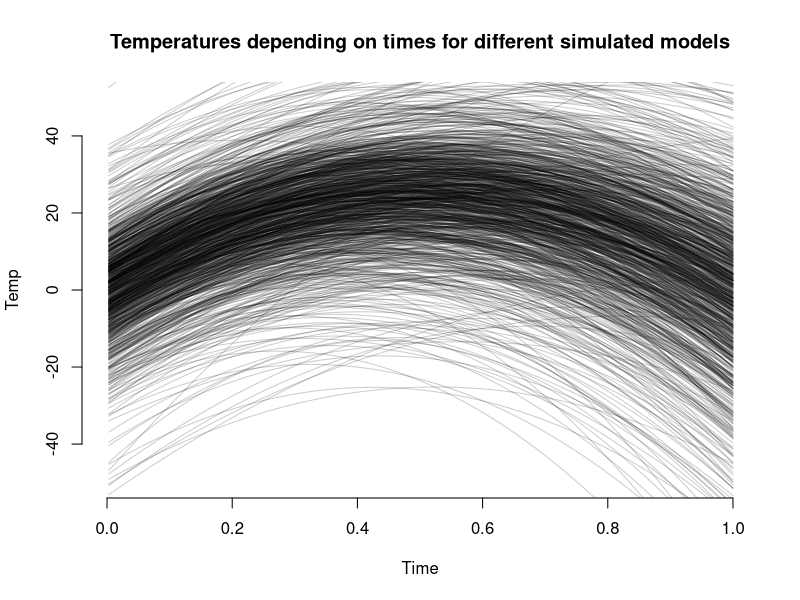
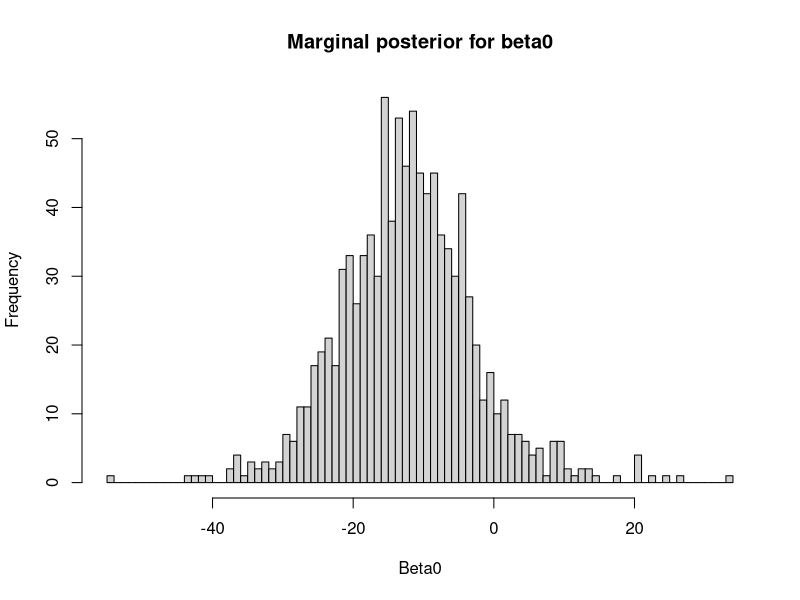
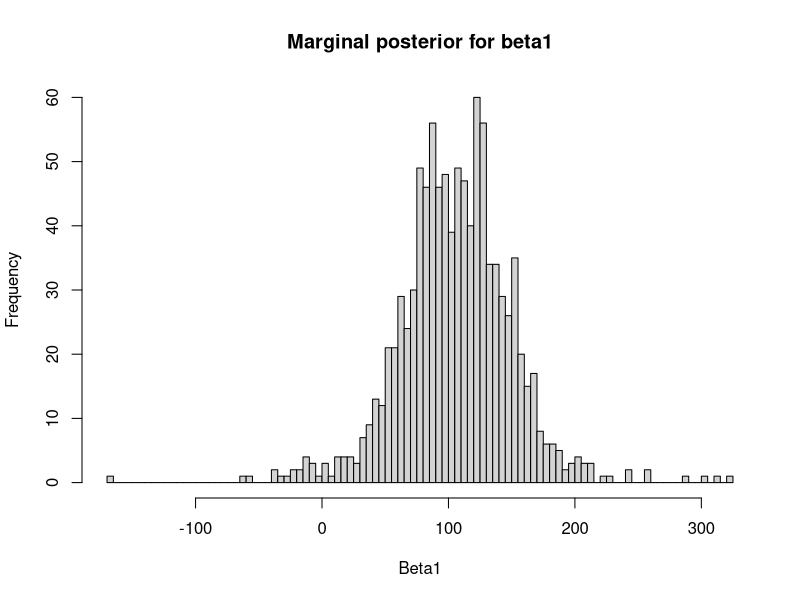
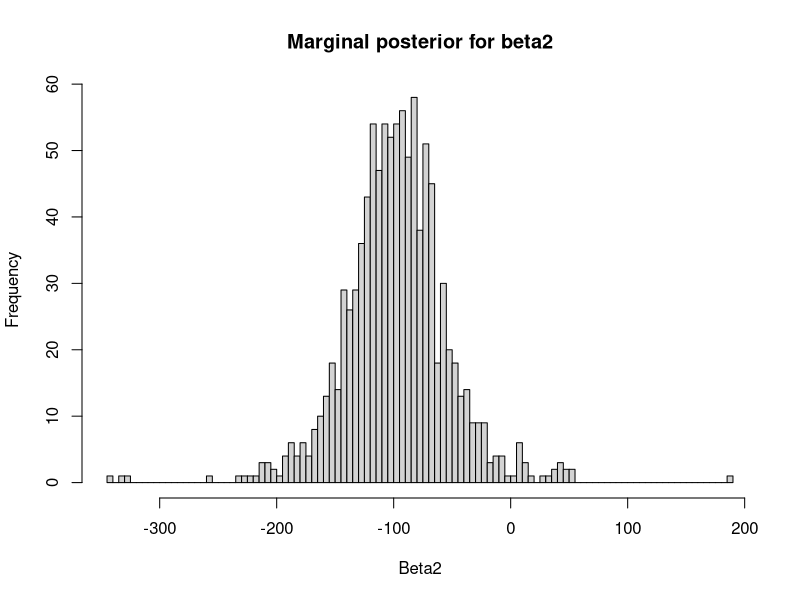
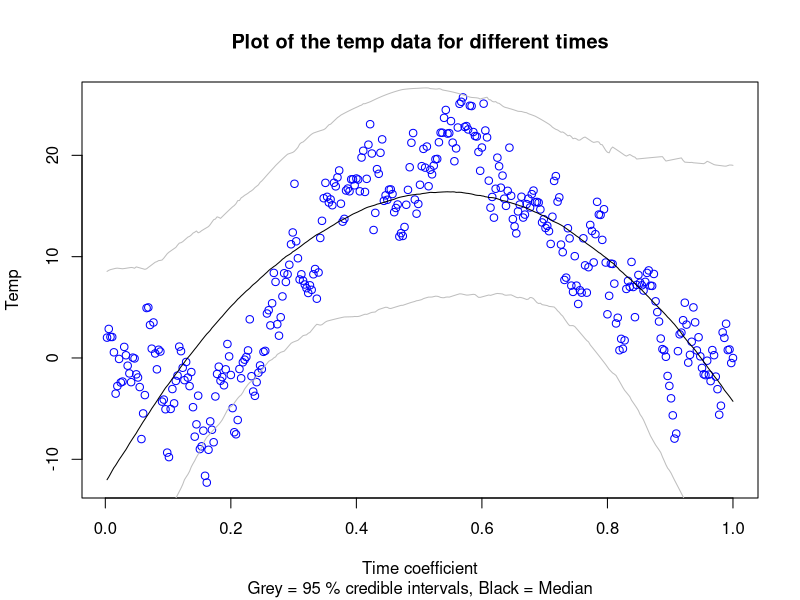
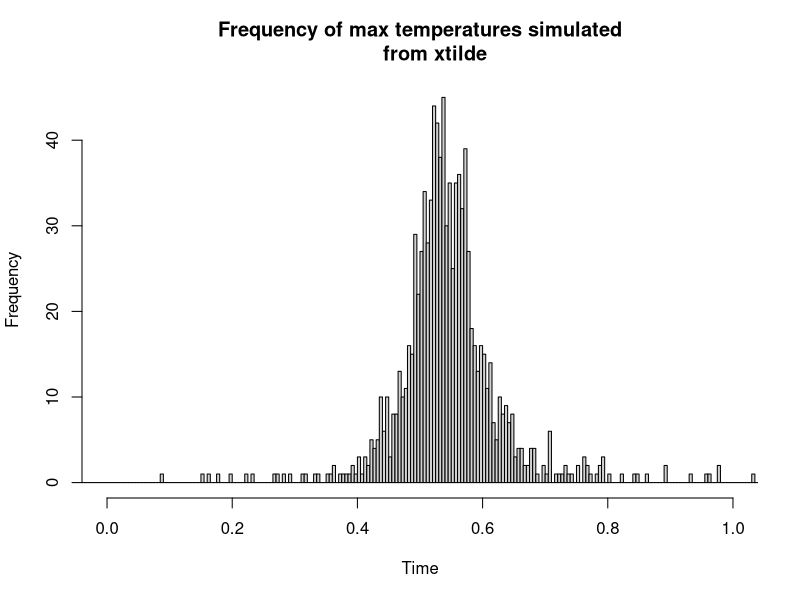
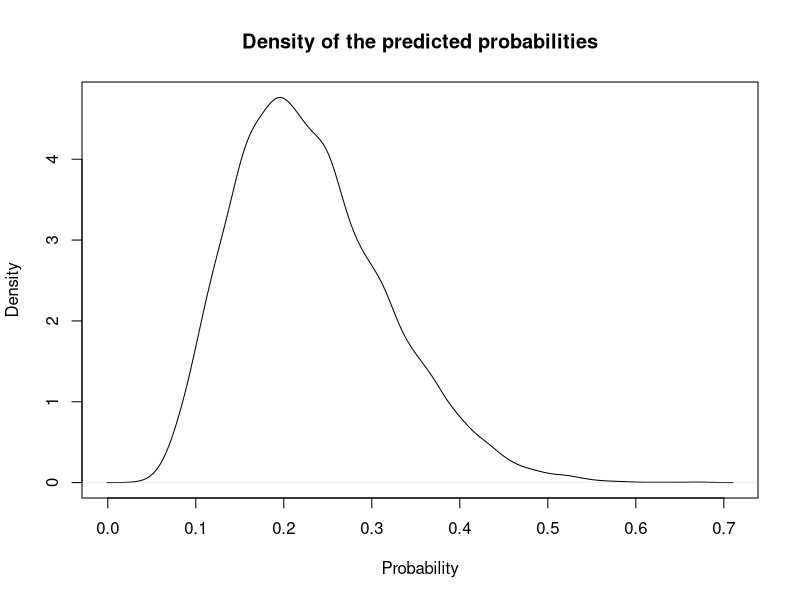
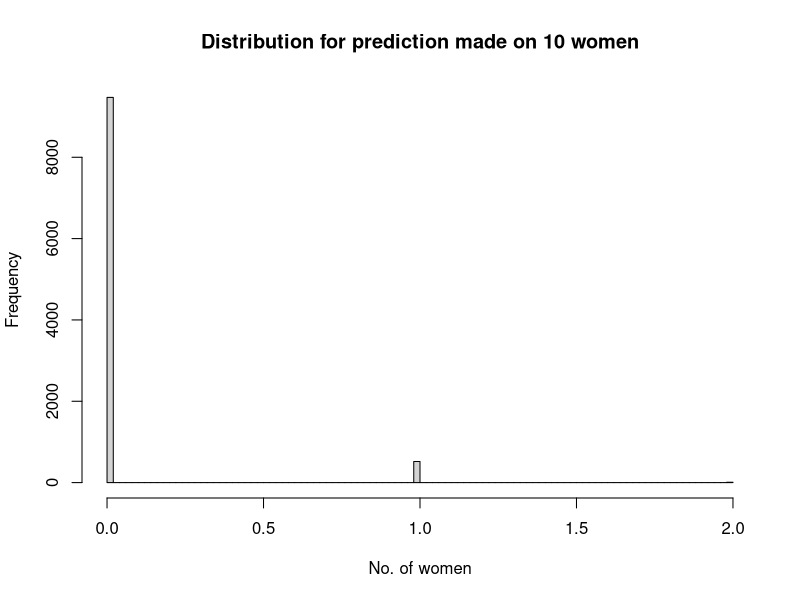

These figures' R source, in order:
## ---- chunk 1
knitr::opts_chunk$set(echo = TRUE)
## ---- chunk 2
# Read file
temp = read.table("TempLinkoping.txt", header=TRUE)

## install.packages("mvtnorm")
library(mvtnorm)
# Defining the parameters for the prior distribution
# Switched to beta0=0 since it seems more reasonable and -10 seems too low.
my0=c(0,100,-100)
omega0=0.01*diag(3)
v0=4
sigma0_sq=1
omega0Inv=solve(omega0)

# Function for returning the response variable
calcRegr = function(betaMatrix, row, x) {
  return(betaMatrix[row,1]+betaMatrix[row,2]*x+betaMatrix[row,3]*x^2)
}

# Function for drawing simulated betavalues
drawBeta = function(my, sigma_sq, omegaInv) {
  return(rmvnorm(1, mean=my, sigma=sigma_sq*omegaInv))
}

nDraws=1000
set.seed(12345)
drawX=rchisq(nDraws, v0)
sigma_sq=(v0)*sigma0_sq/drawX
betaMatrix=matrix(0,nDraws,3)
# Create new plot with specific settings so that the loop can overlay plots
plot.new()
plot.window(xlim=c(0,1), ylim=c(-50,50))
axis(side=1)
axis(side=2)
set.seed(12345)
for (i in 1:nDraws) {
  betaMatrix[i,]=drawBeta(my0, sigma_sq[i], omega0Inv)
  lines(temp$time, calcRegr(betaMatrix, i, temp$time), col=rgb(0,0,0,0.2))
}
title(main="Temperatures depending on times for different simulated models", xlab="Time", 
      ylab="Temp")
## ---- chunk 3
# Calculating the parameters for the posterior distribution
v_n=v0+length(temp$temp)
X=cbind(1, temp$time, temp$time^2)
Y=temp$temp
beta_hat=solve(t(X)%*%X)%*%t(X)%*%Y
my_n=solve(t(X)%*%X+omega0)%*%(t(X)%*%X%*%beta_hat+omega0%*%my0)
omega_n=t(X)%*%X+omega0
omega_n_Inv=solve(omega_n)
sigma_sq_n=(v0*sigma0_sq+(t(Y)%*%Y+t(my0)%*%omega0%*%my0-t(my_n)%*%omega_n%*%my_n))/v_n

# Simulate the joint posterior
sigma_sq_post=(v_n)*c(sigma_sq_n)/drawX
betaMatrix_post=matrix(0,nDraws,3)
response_post_temp=matrix(0,nDraws,length(temp$time))
for (i in 1:nDraws) {
  betaMatrix_post[i,]=drawBeta(my_n, sigma_sq_post[i], omega_n_Inv)
}
# Plots the marginal distributions for the different beta-values
hist(betaMatrix_post[,1], breaks=100, main="Marginal posterior for beta0", xlab="Beta0")
hist(betaMatrix_post[,2], breaks=100, main="Marginal posterior for beta1", xlab="Beta1")
hist(betaMatrix_post[,3], breaks=100, main="Marginal posterior for beta2", xlab="Beta2")
## ---- chunk 4
plot(temp$time, Y, main="Plot of the temp data for different times", col="blue", 
     xlab="Time coefficient", ylab="Temp")
# Applies function calcRegr to the time-values for each of the drawn betas and stores the
# results in matrix
for (i in 1:nDraws) {
  betaTemp=sapply(temp$time, calcRegr, betaMatrix=betaMatrix_post, row=i)
  response_post_temp[i,]=betaTemp
}

response_post=c()
credInterval=matrix(0, length(temp$time), 2)
# Retrieves the median of the response values as well as obtaining the upper and lower
# bound of credInterval
for (i in 1:length(temp$time)) {
  sortedTemp=sort(response_post_temp[,i])
  response_post=c(response_post, (sortedTemp[500]+sortedTemp[501])/2)
  credInterval[i,]=c(sortedTemp[(0.025*length(sortedTemp)+1)], 
                     sortedTemp[(0.975*length(sortedTemp))])
}

lines(temp$time, response_post)
lines(temp$time, credInterval[,1], col="gray")
lines(temp$time, credInterval[,2], col="gray")
title(sub="Grey = 95 % credible intervals, Black = Median")
## ---- chunk 5
# Function for calculating the time-value which yields the maximum response (the derivative
# of response function)
calcMaxTemp = function(betaMatrix, row) {
  return(-betaMatrix[row,2]/(2*betaMatrix[row,3]))
}

# For each of the draws the time-value which yields the maximum temperature is stored in
# a vector
time_max_temp=c()
for (i in 1:nDraws) {
  time_max_temp=c(time_max_temp, calcMaxTemp(betaMatrix_post, i))
}

hist(time_max_temp, breaks=1000, xlim=c(0,1), main="Frequency of max temperatures simulated
     from xtilde", xlab="Time")
## ---- chunk 6
# Use of libraries
library(mvtnorm)

# Read data
WomenWork = read.table("WomenWork.dat", header=TRUE)

# User input
tau = 10

# Defining vectors X and Y
X = as.matrix(WomenWork[,2:ncol(WomenWork)])
Y = WomenWork[,1]
nFeatures = dim(X)[2]
covNames=names(WomenWork[,2:ncol(WomenWork)])

# Constructing prior
mu_prior = rep(0,nFeatures)
sigma_prior = tau^2*diag(nFeatures) 

# Defining function for returning the log posterior

logPostLogistic = function(beta, Y, X, mu, sigma) {
  nFeat = length(beta)
  XBeta=X%*%beta
  # Defining loglikelihood
  logLike = sum(Y*XBeta-log(1+exp(XBeta)))
  # Defining prior
  prior = dmvnorm(beta, mean=mu, sigma=sigma, log=TRUE)
  # Adding loglikelihood and logprior together. Since it is log both of them are added
  # instead of multiplied
  return(logLike + prior)
}

# Defining initial values to be passed on to the optimizer
set.seed(12345)
initVals = rnorm(dim(X)[2])

# Finding the optimized betavector
optimResult = optim(initVals, logPostLogistic, Y=Y, X=X, mu=mu_prior, sigma=sigma_prior, 
                    method=c("BFGS"), control=list(fnscale=-1), hessian=TRUE)

# Defining the values of interest
postMode = optimResult$par
postCov = -solve(optimResult$hessian)
names(postMode) = covNames
approx_PostStd = sqrt(diag(postCov))
names(approx_PostStd) = covNames
print("The posterior mode is:")
print(postMode)
print("The approximated standard deviations are:")
print(approx_PostStd)
## ---- chunk 7
# Compute marginal distribution for nSmallChild
NSmallChild_mode = as.numeric(postMode["NSmallChild"])
NSmallChild_std = as.numeric(approx_PostStd["NSmallChild"])
set.seed(12345)
NSmallChild_distrib = rnorm(10000, mean=NSmallChild_mode, sd=NSmallChild_std)
sorted_NSmallChild=sort(NSmallChild_distrib)
credInterval_NSmallChild = c(sorted_NSmallChild[(0.025*length(sorted_NSmallChild)+1)],
                             sorted_NSmallChild[(0.975*length(sorted_NSmallChild))])
print(paste("The lower bound of the 95 % credible interval for the feature NSmallChild is",
            round(credInterval_NSmallChild[1], 6)))
print(paste( "The upper bound of the 95 % credible interval for the feature NSmallChild is", 
            round(credInterval_NSmallChild[2], 6)))

# Verify that the calculations have been made correctly
glmModel = glm(Work ~ 0+., data=WomenWork, family=binomial)
print("The coefficients for the glmmodel using maximum likelihood are:")
print(glmModel$coefficients)
print("The coefficients calculated by the optimizer function with the approximated distribution are:")
print(postMode)
## ---- chunk 8
sigmoid = function(value) {
  return (exp(value)/(1+exp(value)))
}

makePredLogReg = function(data, mean, sigma, nDraws) {
  betaPred = rmvnorm(nDraws, mean=mean, sigma=sigma)
  linearPred = betaPred %*% data
  logPred = sigmoid(linearPred)
  return(logPred)
}

nDraws=10000
woman=c(1, 10, 8, 10, (10/10)^2, 40, 1, 1)
set.seed(12345)
womanWorkPred=makePredLogReg(woman, postMode, postCov, nDraws)
plot(density(womanWorkPred), main="Density of the predicted probabilities", 
     xlab="Probability", ylab="Density")
## ---- chunk 9
makePredLogRegMultiple = function(data, mean, sigma, nDraws, n) {
  betaPred = rmvnorm(nDraws, mean=mean, sigma=sigma)
  linearPred = betaPred %*% data
  logPred = sigmoid(linearPred)
  multiplePred=rbinom(nDraws, n, sum(ifelse(logPred>0.5, 1, 0))/nDraws)
  hist(multiplePred, breaks=100, main=paste("Distribution for prediction made on", n, "women"), 
       xlab="No. of women")
}

set.seed(12345)
makePredLogRegMultiple(woman, postMode, postCov, nDraws, 10)
